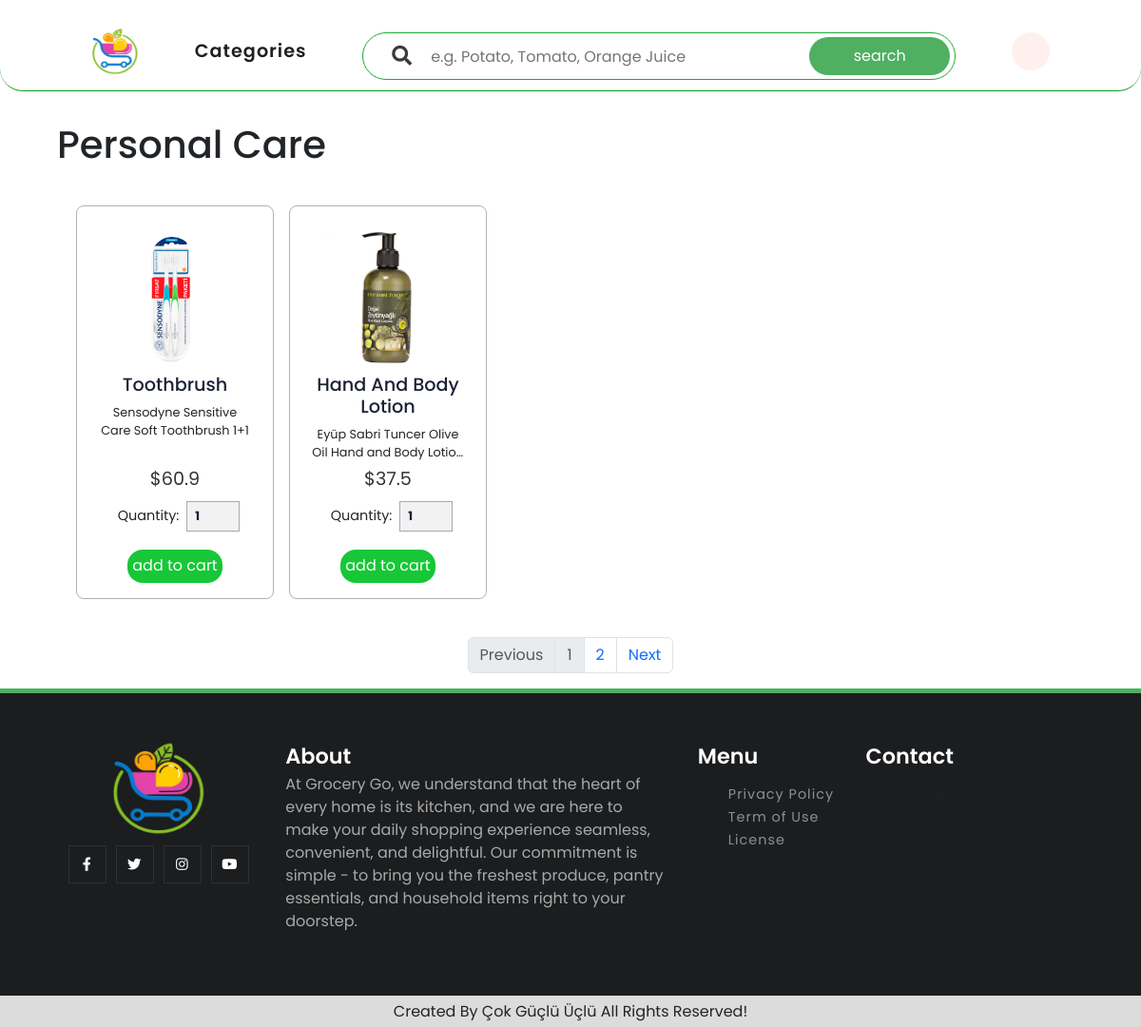
/item/category/personalcare/, run on an earlier commit of the app's database.
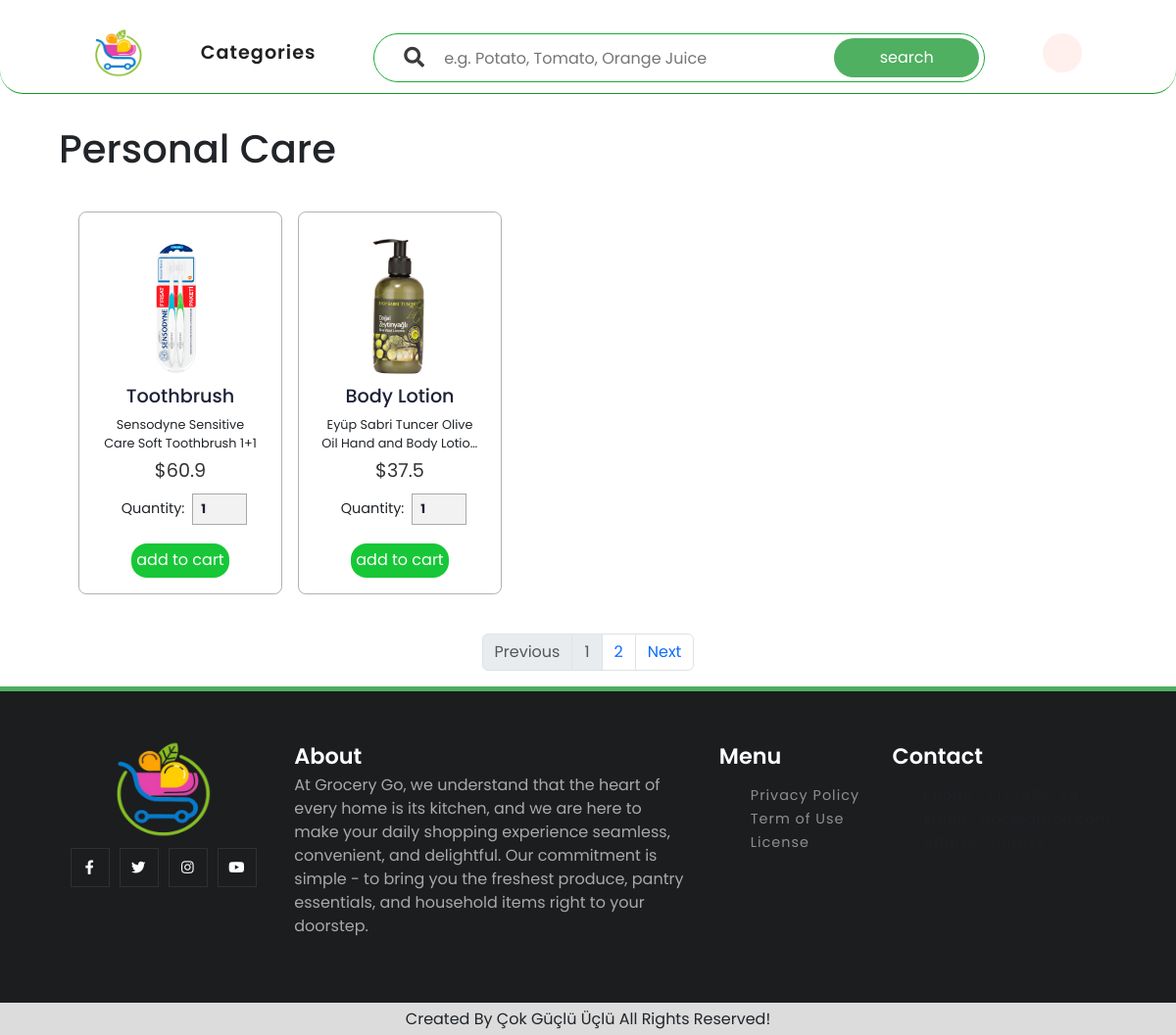
And on a later commit of the database.
### item/models.py (models this page shows, shortened)
class Product(models.Model):
    name = models.CharField(max_length=100)
    image = models.ImageField(upload_to='product_images', blank=True, null=True)
    price = models.FloatField(null=False, blank=False)
    description = models.TextField()
    slug = models.SlugField(max_length=100, unique=True)

### item/views.py (the view)
# urls.py: path("category/<slug:category_slug>/", category, name="category"),
def category(request, category_slug):
    category_object = get_object_or_404(Category, slug=category_slug)
    categories = Category.objects.all()
    associated_products = Product.objects.filter(productcategory__category=category_object)
    paginator = Paginator(associated_products,2)
    page = request.GET.get('page',1)
    page_obj = paginator.page(page)
    context = {
        'categories': categories,
        'category': category_object,
        'page_obj' : page_obj,
    }
    return render(request, 'item/category.html', context)

### item/templates/item/category.html (shortened to what this page needs)
{% extends 'layout.html' %}
{% load static %}
{% block additionalStyles %}
  <link rel="stylesheet" href="{% static 'css/product.css' %}">
  <link rel="stylesheet" href="{% static 'css/bootstrap.css' %}">
{% endblock %}
{% block content %}
  <h1 style="margin-left: 5vw;" > {{category.name}} </h1>
  <div class="product-container">
    {% for product in page_obj.object_list %}
      <div class="product-box" id="{{ product.slug }}">
        <img src="{{ product.image.url }}" alt="">
        <h3> {{ product.name }}</h3>
        <p class="description multiline">{{ product.description }}</p>
        <div class="bottom-section">
          <div class="price">${{ product.price }}</div>
            <div class="quantity">
              <span>quantity: </span>
              <input type="number" min="1" max="10" value="1">
            </div>
            {% if user.is_authenticated %}
              {% csrf_token %}
              <a class="btn" onclick='dbAddToCart("{{product.slug}}","{% url 'cart:add_item_to_cart' %}")' >add to cart</a>
            {% else %}
              <a class="btn" onclick='showErrorModal("Please, login to add product to cart"); openLoginForm();' >add to cart</a>
            {% endif %}
          </div>
        </div>
    {% endfor %}
  </div>
  {% include "item/partials/_pagination.html" %}
{% endblock %}

What changed in the data, as far as the page shows it:
changed Product "Eyüp Sabri Tuncer Olive Oil Hand and Body…": name "Hand And Body Lotion" → "Body Lotion"
